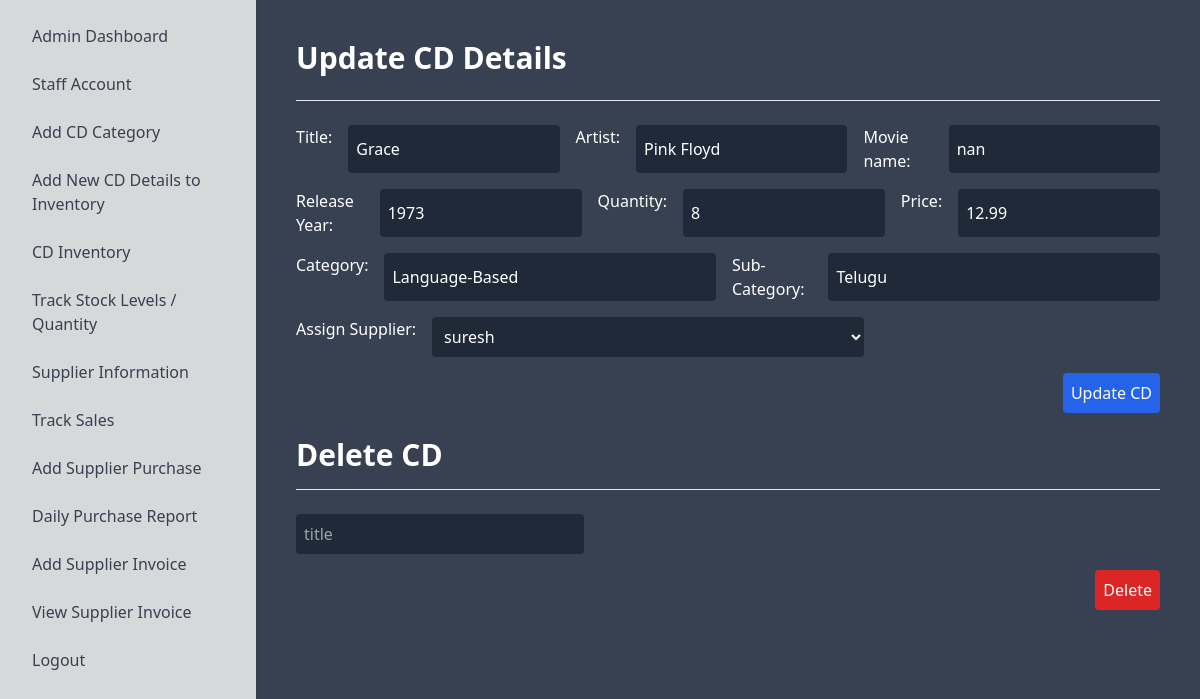
The page /admins/admin_cd_details?id=1 on the database its author committed.
### admins/models.py (models this page shows, shortened)
class CdInventory(models.Model):
    id = models.AutoField(primary_key=True)
    title = models.CharField(max_length=200)
    moviename = models.CharField(max_length=200, blank=True, null=True)
    artist = models.CharField(max_length=200)
    release_year = models.PositiveIntegerField()
    quantity = models.PositiveIntegerField()
    price = models.DecimalField(max_digits=10, decimal_places=2)
    category = models.CharField(max_length=100)
    subcategory =models.CharField(max_length=100)
    supplier = models.CharField(max_length=100, default='None')

class Supplier(models.Model):
    id = models.AutoField(primary_key=True)
    first_name=models.CharField(max_length=100)
    last_name=models.CharField(max_length=100)
    email=models.CharField(max_length=100)
    contact = models.CharField(max_length=100)

### admins/views.py (the view)
# urls.py: path('admin_cd_details', admin_cd_details, name='admin_cd_details'),
def admin_cd_details(request):
    cd_id = request.GET.get('id')
    cd = get_object_or_404(CdInventory, id=cd_id)
    suppliers = Supplier.objects.all()
    return render(request, 'admin/admin_cd_detail.html', {'cd': cd, 'suppliers': suppliers})

### templates/admin/admin_cd_detail.html (shortened to what this page needs)
<!DOCTYPE html>
<html lang="en">
<head>
    <link href="https://cdn.jsdelivr.net/npm/tailwindcss@2.2.19/dist/tailwind.min.css" rel="stylesheet">
</head>
<body class="bg-gray-700 text-white">
    <div class="flex">
        <div class="sidebar bg-white shadow-md w-64 p-4" style="background-color: #d7d8da;">
            {% include 'admin/adminnav.html' %}
        </div>
        <div class="flex-1 p-10">
            <h1 class="text-3xl font-bold mb-6">Update CD Details</h1>
            <hr class="mb-6">
            <div class="transparent-layer mb-6">
                <form action="{% url 'adminupdatecddetails' %}" method="POST" class="space-y-4">
                    <div class="flex space-x-4">
                        <label for="title">Title:</label>
                        <input type="text" name="title" placeholder="Title" value="{{cd.title}}" class="p-2 w-1/3 rounded bg-gray-800 text-white" required>
                        <label for="artist">Artist:</label>
                        <input type="text" name="artist" value="{{cd.artist}}" placeholder="Artist" class="p-2 w-1/3 rounded bg-gray-800 text-white" required>
                        <label for="moviename">Movie name:</label>
                        <input type="text" name="moviename" value="{{cd.moviename}}" placeholder="movie name" class="p-2 w-1/3 rounded bg-gray-800 text-white">
                    </div>
                    <div class="flex space-x-4">
                        <label for="release_year">Release Year:</label>
                        <input type="number" name="release_year" value="{{cd.release_year}}" placeholder="Release Year" class="p-2 w-1/3 rounded bg-gray-800 text-white" required min="1900" max="2100" step="1" title="Please enter a valid year.">
                        <label for="quantity">Quantity:</label>
                        <input type="number" name="quantity" value="{{cd.quantity}}" placeholder="Quantity" class="p-2 w-1/3 rounded bg-gray-800 text-white" required min="1" step="1" title="Please enter a valid quantity.">
                        <label for="price">Price:</label>
                        <input type="number" name="price" value="{{cd.price}}" placeholder="Price" class="p-2 w-1/3 rounded bg-gray-800 text-white" required min="0.01" step="0.01" title="Please enter a valid price.">
                    </div>
                    <div class="flex space-x-4">
                        <label for="category">Category:</label>
                        <input type="text" name="category" id="category" value="{{cd.category}}" class="p-2 w-1/2 rounded bg-gray-800 text-white" required placeholder="Enter Category">
                        <label for="subcategory">Sub-Category:</label>
                        <input type="text" name="subcategory" id="subcategory" value="{{cd.subcategory}}" class="p-2 w-1/2 rounded bg-gray-800 text-white" required placeholder="Enter Sub-Category">
                    </div>
                    <div class="flex space-x-4">
                        <label for="supplier">Assign Supplier:</label>
                        <select name="supplier" id="supplier" class="p-2 w-1/2 rounded bg-gray-800 text-white" required>
                            {% for supplier in suppliers %}
                                <option value="{{ supplier.first_name }}" {% if cd.supplier == supplier.first_name %}selected{% endif %}>
                                    {{ supplier.first_name }}
                                </option>
                            {% endfor %}
                        </select>
                    </div>
                    <div class="flex justify-end">
                        <button type="submit" class="p-2 bg-blue-600 hover:bg-blue-700 rounded">Update CD</button>
                    </div>
                </form>
            </div>
            <h1 class="text-3xl font-bold mb-4">Delete CD</h1>
            <hr class="mb-6">
            <div class="transparent-layer mb-4">
                <form action="{% url 'admindeletecdaction' %}" method="POST" class="space-y-4">
                    <div class="flex space-x-4">
                        <input type="text" name="title" placeholder="title" class="p-2 w-1/3 rounded bg-gray-800 text-white">
                    </div>
                    <div class="flex justify-end">
                        <button type="submit" class="p-2 bg-red-600 hover:bg-red-700 rounded">Delete</button>
                    </div>
                </form>
            </div>
        </div>
    </div>
</body>
</html>

### templates/admin/admin_cd_detail.html (style rules this page uses)
.sidebar { height: 100vh; overflow-y: auto; }

### rows shown on the page
CdInventory: title "Grace", artist "Pink Floyd", moviename "nan", release_year "1973", quantity "8", price "12.99", category "Language-Based", subcategory "Telugu", supplier "suresh"
